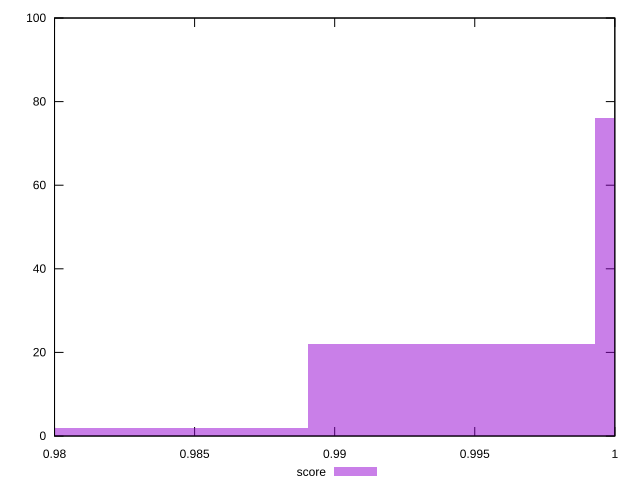

Here is the gnuplot script that generated this plot:
reset

$score <<EOF
1.0044207146987234 76
0.99417152373241 22
0.9839223327660964 2
EOF

set key outside below
set boxwidth 0.010249190966313505
set xrange [0.98:1]
set yrange [0:100]
set trange [0:100]
set style fill transparent solid 0.5 noborder
set terminal svg size 640, 490 enhanced background rgb 'white'
set output "report_00018_2021-02-10T15-25-16.877Z/max-potential-fid/samples/pages+cached+noadtech/score/histogram.svg"

plot $score title "score" with boxes

reset
